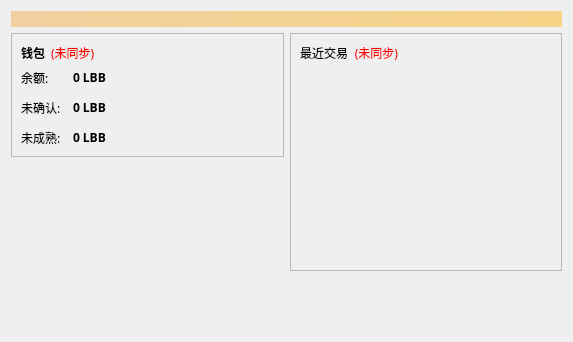
<?xml version="1.0" encoding="UTF-8"?>
<ui version="4.0">
 <class>OverviewPage</class>
 <widget class="QWidget" name="OverviewPage">
  <property name="geometry">
   <rect>
    <x>0</x>
    <y>0</y>
    <width>573</width>
    <height>342</height>
   </rect>
  </property>
  <property name="font">
   <font>
    <family>Microsoft YaHei UI Light</family>
   </font>
  </property>
  <property name="windowTitle">
   <string>Form</string>
  </property>
  <layout class="QVBoxLayout" name="topLayout">
   <item>
    <widget class="QLabel" name="labelAlerts">
     <property name="visible">
      <bool>false</bool>
     </property>
     <property name="styleSheet">
      <string notr="true">background-color: qlineargradient(x1: 0, y1: 0, x2: 1, y2: 0, stop:0 #F0D0A0, stop:1 #F8D488); color:#000000;</string>
     </property>
     <property name="wordWrap">
      <bool>true</bool>
     </property>
     <property name="margin">
      <number>3</number>
     </property>
    </widget>
   </item>
   <item>
    <layout class="QHBoxLayout" name="horizontalLayout" stretch="1,1">
     <item>
      <layout class="QVBoxLayout" name="verticalLayout_2">
       <item>
        <widget class="QFrame" name="frame">
         <property name="frameShape">
          <enum>QFrame::StyledPanel</enum>
         </property>
         <property name="frameShadow">
          <enum>QFrame::Raised</enum>
         </property>
         <layout class="QVBoxLayout" name="verticalLayout_4">
          <item>
           <layout class="QHBoxLayout" name="horizontalLayout_4">
            <item>
             <widget class="QLabel" name="label_5">
              <property name="font">
               <font>
                <weight>75</weight>
                <bold>true</bold>
               </font>
              </property>
              <property name="text">
               <string>钱包</string>
              </property>
             </widget>
            </item>
            <item>
             <widget class="QLabel" name="labelWalletStatus">
              <property name="toolTip">
               <string>The displayed information may be out of date. Your wallet automatically synchronizes with the Greenpay network after a connection is established, but this process has not completed yet.</string>
              </property>
              <property name="styleSheet">
               <string notr="true">QLabel { color: red; }</string>
              </property>
              <property name="text">
               <string notr="true">(未同步)</string>
              </property>
              <property name="alignment">
               <set>Qt::AlignLeading|Qt::AlignLeft|Qt::AlignVCenter</set>
              </property>
             </widget>
            </item>
            <item>
             <spacer name="horizontalSpacer_2">
              <property name="orientation">
               <enum>Qt::Horizontal</enum>
              </property>
              <property name="sizeHint" stdset="0">
               <size>
                <width>40</width>
                <height>20</height>
               </size>
              </property>
             </spacer>
            </item>
           </layout>
          </item>
          <item>
           <layout class="QFormLayout" name="formLayout_2">
            <property name="fieldGrowthPolicy">
             <enum>QFormLayout::AllNonFixedFieldsGrow</enum>
            </property>
            <property name="horizontalSpacing">
             <number>12</number>
            </property>
            <property name="verticalSpacing">
             <number>12</number>
            </property>
            <item row="0" column="0">
             <widget class="QLabel" name="label">
              <property name="text">
               <string>余额:</string>
              </property>
             </widget>
            </item>
            <item row="0" column="1">
             <widget class="QLabel" name="labelBalance">
              <property name="font">
               <font>
                <weight>75</weight>
                <bold>true</bold>
               </font>
              </property>
              <property name="cursor">
               <cursorShape>IBeamCursor</cursorShape>
              </property>
              <property name="toolTip">
               <string>Your current balance</string>
              </property>
              <property name="text">
               <string notr="true">0 LBB</string>
              </property>
              <property name="textInteractionFlags">
               <set>Qt::LinksAccessibleByMouse|Qt::TextSelectableByKeyboard|Qt::TextSelectableByMouse</set>
              </property>
             </widget>
            </item>
            <item row="1" column="0">
             <widget class="QLabel" name="label_3">
              <property name="text">
               <string>未确认:</string>
              </property>
             </widget>
            </item>
            <item row="1" column="1">
             <widget class="QLabel" name="labelUnconfirmed">
              <property name="font">
               <font>
                <weight>75</weight>
                <bold>true</bold>
               </font>
              </property>
              <property name="cursor">
               <cursorShape>IBeamCursor</cursorShape>
              </property>
              <property name="toolTip">
               <string>Total of transactions that have yet to be confirmed, and do not yet count toward the current balance</string>
              </property>
              <property name="text">
               <string notr="true">0 LBB</string>
              </property>
              <property name="textInteractionFlags">
               <set>Qt::LinksAccessibleByMouse|Qt::TextSelectableByKeyboard|Qt::TextSelectableByMouse</set>
              </property>
             </widget>
            </item>
            <item row="2" column="0">
             <widget class="QLabel" name="labelImmatureText">
              <property name="text">
               <string>未成熟:</string>
              </property>
             </widget>
            </item>
            <item row="2" column="1">
             <widget class="QLabel" name="labelImmature">
              <property name="font">
               <font>
                <weight>75</weight>
                <bold>true</bold>
               </font>
              </property>
              <property name="toolTip">
               <string>Mined balance that has not yet matured</string>
              </property>
              <property name="text">
               <string notr="true">0 LBB</string>
              </property>
              <property name="textInteractionFlags">
               <set>Qt::LinksAccessibleByMouse|Qt::TextSelectableByKeyboard|Qt::TextSelectableByMouse</set>
              </property>
             </widget>
            </item>
           </layout>
          </item>
         </layout>
        </widget>
       </item>
       <item>
        <widget class="QLabel" name="label_2">
         <property name="text">
          <string/>
         </property>
         <property name="pixmap">
          <pixmap resource="../bitcoin.qrc">:/images/about</pixmap>
         </property>
         <property name="alignment">
          <set>Qt::AlignCenter</set>
         </property>
        </widget>
       </item>
       <item>
        <spacer name="verticalSpacer">
         <property name="orientation">
          <enum>Qt::Vertical</enum>
         </property>
         <property name="sizeHint" stdset="0">
          <size>
           <width>20</width>
           <height>40</height>
          </size>
         </property>
        </spacer>
       </item>
      </layout>
     </item>
     <item>
      <layout class="QVBoxLayout" name="verticalLayout_3">
       <item>
        <widget class="QFrame" name="frame_2">
         <property name="frameShape">
          <enum>QFrame::StyledPanel</enum>
         </property>
         <property name="frameShadow">
          <enum>QFrame::Raised</enum>
         </property>
         <layout class="QVBoxLayout" name="verticalLayout">
          <item>
           <layout class="QHBoxLayout" name="horizontalLayout_2">
            <item>
             <widget class="QLabel" name="label_4">
              <property name="text">
               <string>&lt;html&gt;&lt;head/&gt;&lt;body&gt;&lt;p&gt;最近交易&lt;/p&gt;&lt;/body&gt;&lt;/html&gt;</string>
              </property>
             </widget>
            </item>
            <item>
             <widget class="QLabel" name="labelTransactionsStatus">
              <property name="toolTip">
               <string>The displayed information may be out of date. Your wallet automatically synchronizes with the Greenpay network after a connection is established, but this process has not completed yet.</string>
              </property>
              <property name="styleSheet">
               <string notr="true">QLabel { color: red; }</string>
              </property>
              <property name="text">
               <string notr="true">(未同步)</string>
              </property>
              <property name="alignment">
               <set>Qt::AlignRight|Qt::AlignTrailing|Qt::AlignVCenter</set>
              </property>
             </widget>
            </item>
            <item>
             <spacer name="horizontalSpacer">
              <property name="orientation">
               <enum>Qt::Horizontal</enum>
              </property>
              <property name="sizeHint" stdset="0">
               <size>
                <width>40</width>
                <height>20</height>
               </size>
              </property>
             </spacer>
            </item>
           </layout>
          </item>
          <item>
           <widget class="QListView" name="listTransactions">
            <property name="styleSheet">
             <string notr="true">QListView { background: transparent; }</string>
            </property>
            <property name="frameShape">
             <enum>QFrame::NoFrame</enum>
            </property>
            <property name="verticalScrollBarPolicy">
             <enum>Qt::ScrollBarAlwaysOff</enum>
            </property>
            <property name="horizontalScrollBarPolicy">
             <enum>Qt::ScrollBarAlwaysOff</enum>
            </property>
            <property name="selectionMode">
             <enum>QAbstractItemView::NoSelection</enum>
            </property>
           </widget>
          </item>
         </layout>
        </widget>
       </item>
       <item>
        <spacer name="verticalSpacer_2">
         <property name="orientation">
          <enum>Qt::Vertical</enum>
         </property>
         <property name="sizeHint" stdset="0">
          <size>
           <width>20</width>
           <height>40</height>
          </size>
         </property>
        </spacer>
       </item>
      </layout>
     </item>
    </layout>
   </item>
  </layout>
 </widget>
 <resources>
  <include location="../bitcoin.qrc"/>
 </resources>
 <connections/>
</ui>
